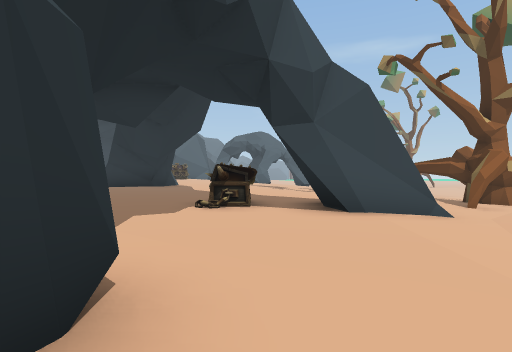
[1] (above)

24 first-person views from a walk through a Unity game level. The camera is 1.4 m above the floor, looks level and sees 80° across. The floor is counted in squares, 2 m on a side. Each view is taken from the middle of a square. On the plan, view 1 faces up. The plan holds only what a view shows up to about 10 squares ahead; the rest is blank. The place goes on beyond the plan. The player character is not drawn. Some animated figures are left out.

[2]
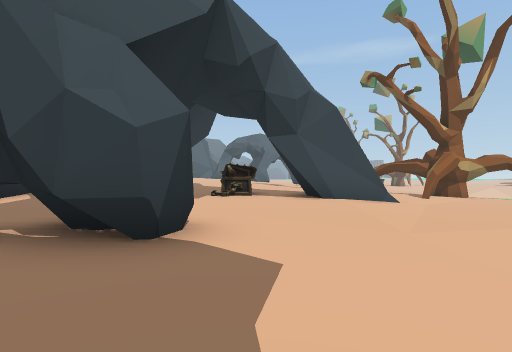

[3]
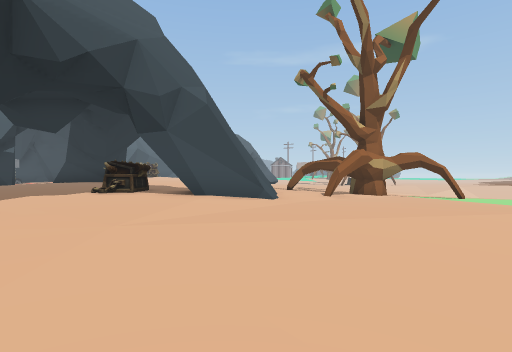

[4]
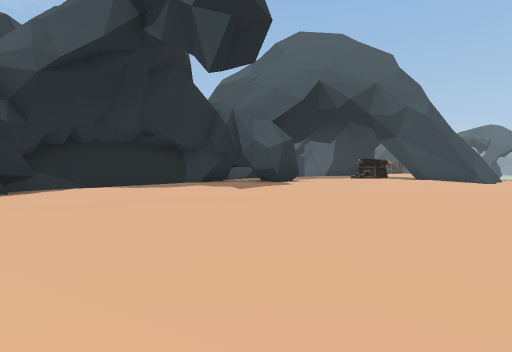

[5]
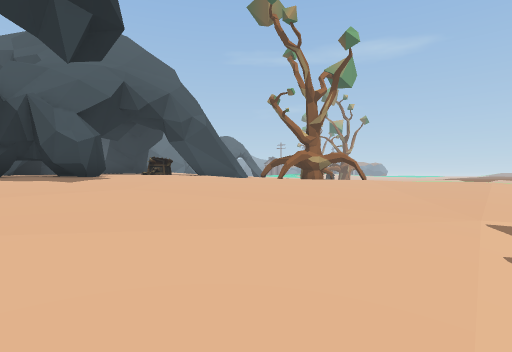

[6]
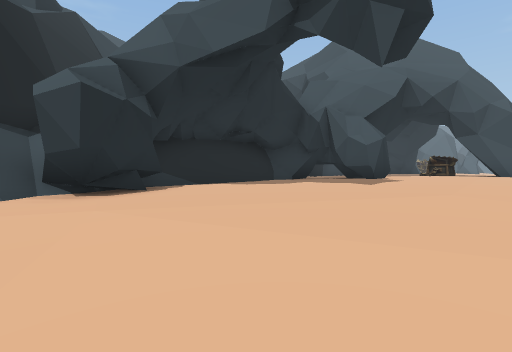

[7]
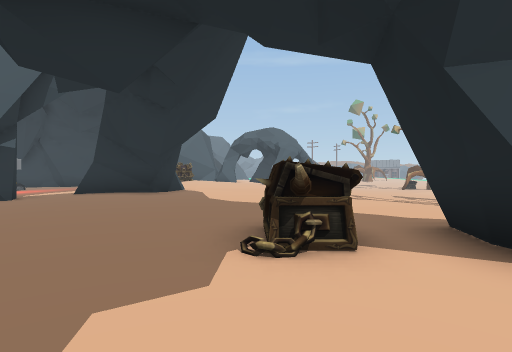

[8]
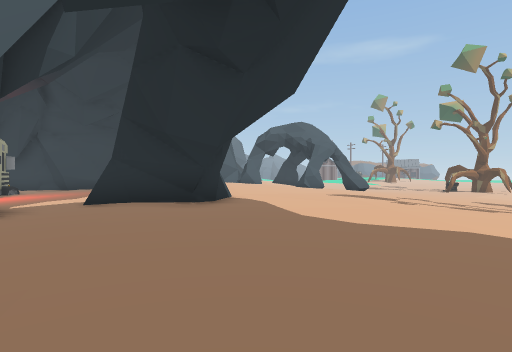

[9]
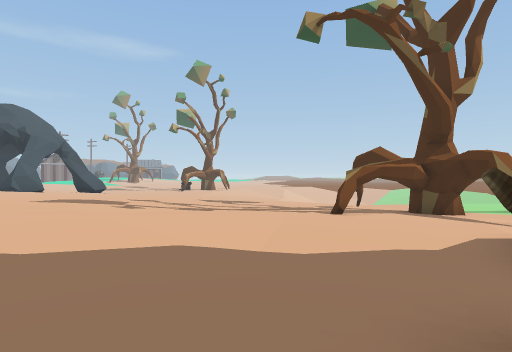

[10]
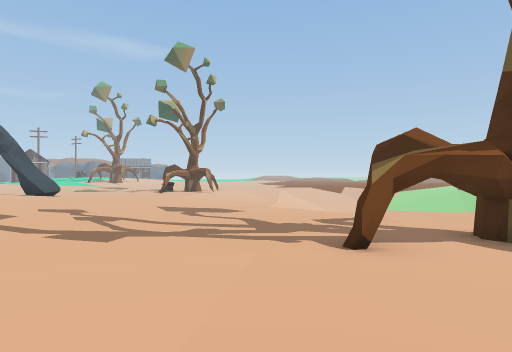

[11]
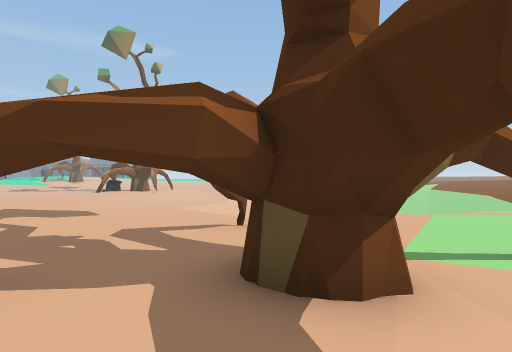

[12]
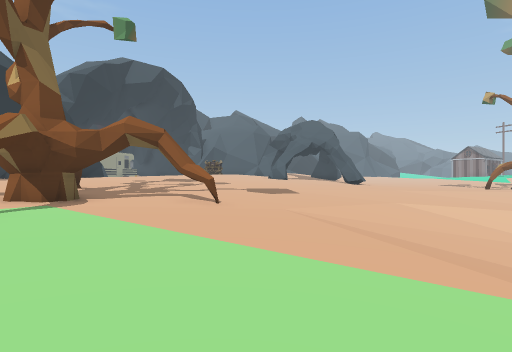

[13]
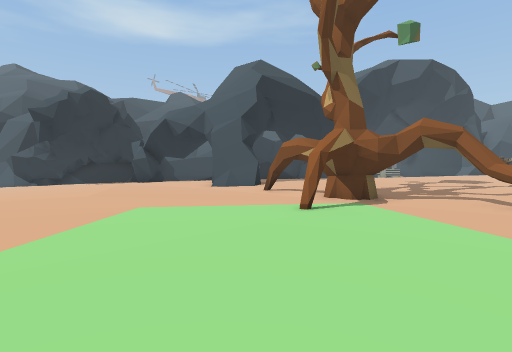

[14]
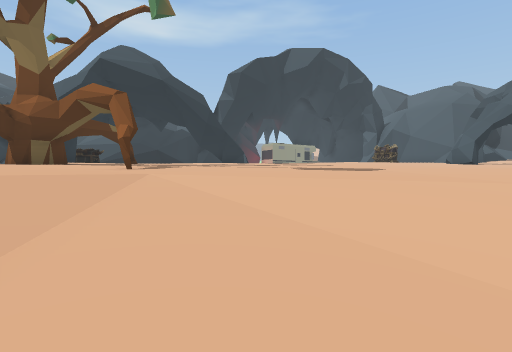

[15]
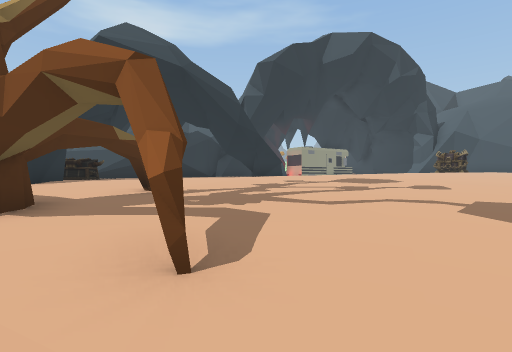

[16]
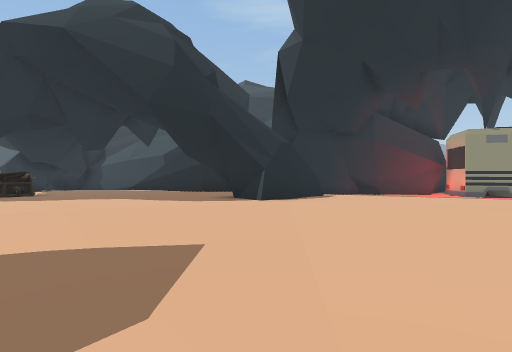

[17]
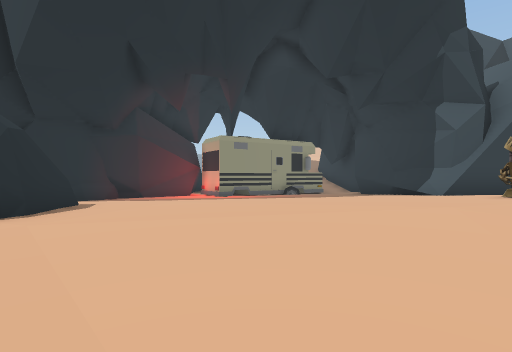

[18]
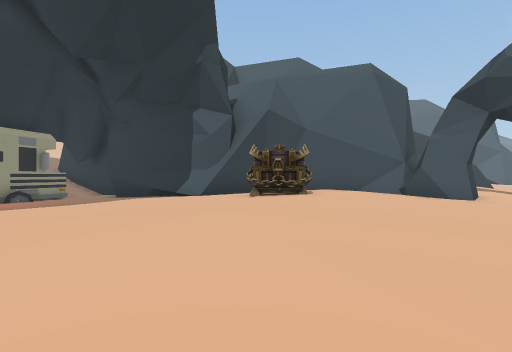

[19]
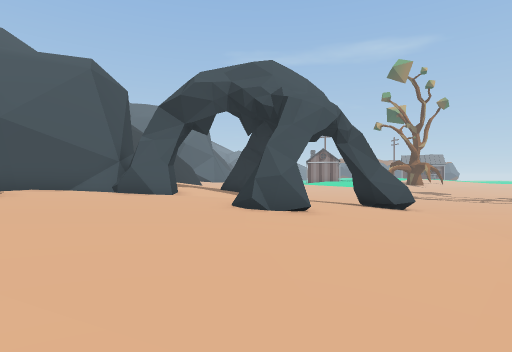

[20]
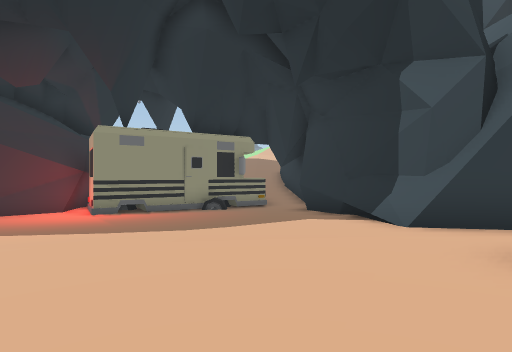

[21]
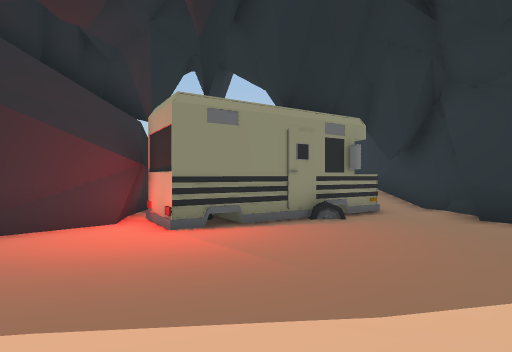

[22]
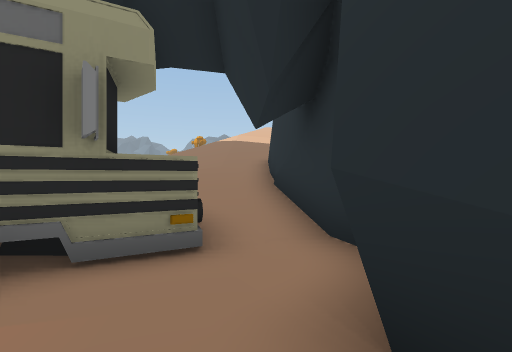

[23]
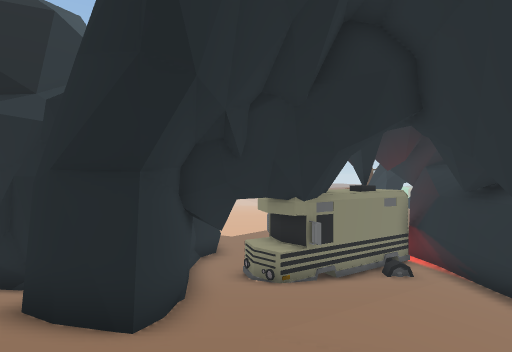

[24]
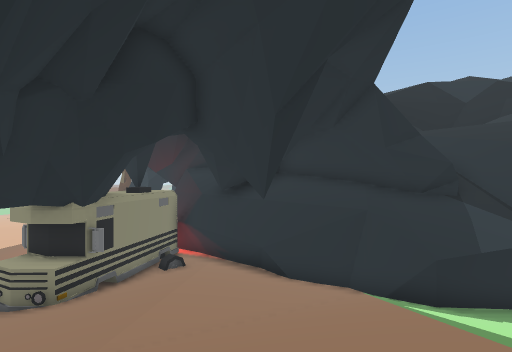

### Floor plan
Key: @ floor where view 1 was taken; # wall or solid block; . main floor; : floor 0.5 m higher than the main floor; - floor 0.5 m lower than the main floor; + floor 0.75 m higher than the main floor; _ floor 0.75 m lower than the main floor; * floor 1.25 m higher than the main floor; < floor 1.25 m lower than the main floor; % floor 1.5 m higher than the main floor; ( floor 1.5 m lower than the main floor; & floor 2 m higher than the main floor; ! floor 2 m lower than the main floor; ? floor 2.5 m lower than the main floor; / step, stairs or slope; = window, fence, low wall or low ledge; v drop or lower ground; C chest; O other object.
Columns run from 25 left of view 1 to 15 right of it. Each row starts with its distance up from view 1.
 28            v#    ///###+:  ..##__
 27        # //   #  /#####::  ..--__
 26        # vv   #=  #++++:: ...--__
 25     //        ####+++++::##..---
 24    /##       ####+CC++++::...--
 23    /##########::+++C++++::...-
 22 /  //%*+:.....:::+++++++::...-
 21 /  /&%*+:##...:::+++++++::...  -__
 20 ////&%*+##OO...::+++++++::....--___   ((
 19 ////%%*+:###...::+++++++::....--____<<(!
 18 ////***+:.##...:::+++++:::....--____<(!?
 17 ////++++:.OO#...::+++++:::....--_____(!?
 16  ///:::::..##...:::++++:::....--_____((?
 15  ///....#####...::::+++:::....---____((!?
 14  //######   ##...::###::::....---____((!
 13  .##           #.::###::::.....--_____<((
 12  ###           ###::::::::.....---#____<(
 11                  #::::::::....#.--_______
 10                   ::::::::.....##--______
  9                    :::::::......##--_____
  8                     ::::::.....#--#--____
  7                     ::::C..##...-------__
  6                      :::CC###.....------
  5                     ..............-----
  4                     ..............----
  3                      ..............--
  2                      ..............
  1                       ###.......-----
  0                      ##..@....-------
 -1                      #.......------_
 -2                      #......---____
 -3                      #.....---____
 -4                      #.------_____
 -5                     ###----______
 -6                       #---_____<
 -7                       #-______<
 -8                        _____<<

Where each view was taken, in squares from view 1:
view 1: 0 up, 0 right, facing up
view 2: 2 down, 0 right, facing up
view 3: 2 down, 3 right, facing up
view 4: 6 down, 5 right, facing up-left
view 5: 8 down, 4 right, facing up
view 6: 8 down, 3 right, facing up-left
view 7: 3 up, 1 left, facing up
view 8: 6 up, 3 left, facing up
view 9: 7 up, 2 left, facing up-right
view 10: 9 up, 1 right, facing up-right
view 11: 8 up, 5 right, facing up-right
view 12: 8 up, 15 right, facing up-left
view 13: 7 up, 15 right, facing left
view 14: 15 up, 15 right, facing left
view 15: 13 up, 11 right, facing left
view 16: 19 up, 1 right, facing down-left
view 17: 18 up, 0 right, facing left
view 18: 18 up, 1 left, facing up-left
view 19: 18 up, 0 right, facing up
view 20: 21 up, 4 left, facing left
view 21: 18 up, 7 left, facing left
view 22: 22 up, 12 left, facing left
view 23: 21 up, 25 left, facing right
view 24: 22 up, 25 left, facing down-right
